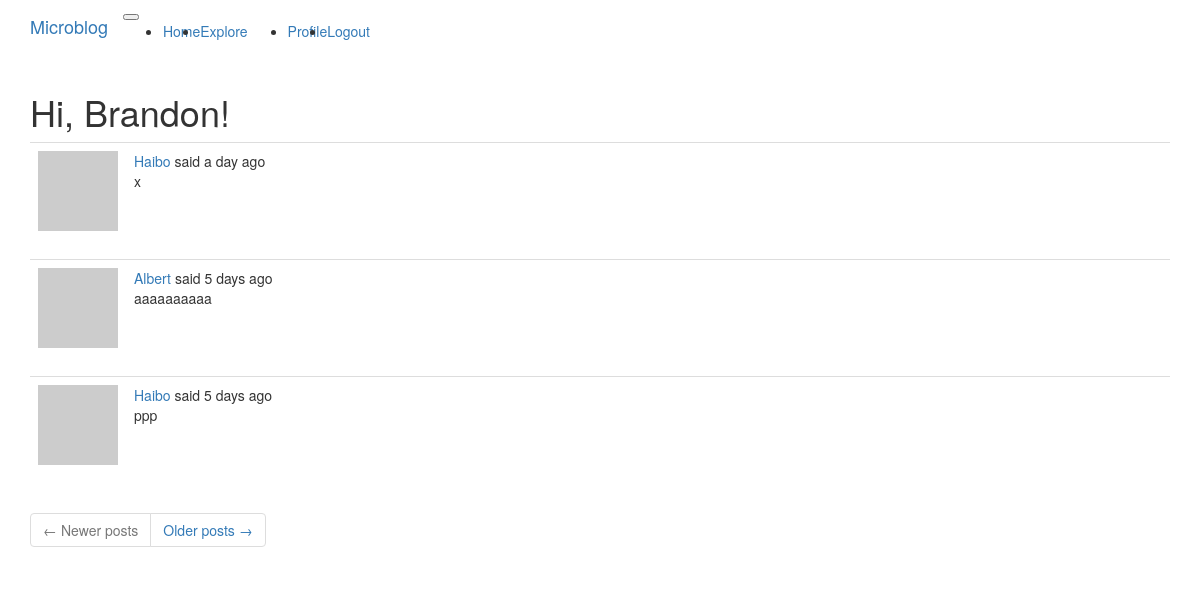
The page /explore (signed in) on the database its author committed.
### app/models.py (models this page shows, shortened)
class User(UserMixin, db.Model):
    id = db.Column(db.Integer, primary_key=True)
    username = db.Column(db.String(64), index=True, unique=True)
    email = db.Column(db.String(120), index=True, unique=True)
    password_hash = db.Column(db.String(128))
    posts = db.relationship('Post', backref='author', lazy='dynamic')
    about_me = db.Column(db.String(140))
    last_seen = db.Column(db.DateTime, default=datetime.utcnow)
    def avatar(self, size):
        digest = md5(self.email.lower().encode('utf-8')).hexdigest()
        return f'https://www.gravatar.com/avatar/{digest}?d=identicon&s={size}'
    followed = db.relationship(
        'User', secondary=followers,
        primaryjoin=(followers.c.follower_id == id),
        secondaryjoin=(followers.c.followed_id == id),
        backref=db.backref('followers', lazy='dynamic'), lazy='dynamic')

class Post(db.Model):
    id = db.Column(db.Integer, primary_key=True)
    body = db.Column(db.String(140))
    timestamp = db.Column(db.DateTime, index=True, default=datetime.utcnow)
    user_id = db.Column(db.Integer, db.ForeignKey('user.id'))

### app/routes.py (the view)
@app.route('/explore')
@login_required
def explore():
    page = request.args.get('page', 1, type=int)
    posts = Post.query.order_by(Post.timestamp.desc()).paginate(
        page=page, per_page=app.config['POSTS_PER_PAGE'], error_out=False)
    next_url = url_for('explore', page=posts.next_num) \
        if posts.has_next else None
    prev_url = url_for('explore', page=posts.prev_num) \
        if posts.has_prev else None
    return render_template('index.html', title='Explore', posts=posts.items,
                           next_url=next_url, prev_url=prev_url)

### app/__init__.py (called while the page is built)
def get_locale():
    return request.accept_languages.best_match(app.config['LANGUAGES'])

### app/models.py (called while the page is built)
@login.user_loader
def load_user(id):
    return User.query.get(int(id))

### app/routes.py (called while the page is built)
@app.before_request
def before_request():
    if current_user.is_authenticated:
        current_user.last_seen = datetime.utcnow()
        db.session.commit()
    g.locale = str(get_locale())

### app/templates/index.html (shortened to what this page needs)
{% extends "base.html" %}
{% import 'bootstrap/wtf.html' as wtf %}
{% block app_content %}
    <h1>{{ _('Hi, %(username)s!', username=current_user.username) }}</h1>
    {% for post in posts %}
        {% include '_post.html' %}
    {% endfor %}
    <nav aria-label="Post navigation">
        <ul class="pagination">
            <li class="page-item{% if not prev_url %} disabled{% endif %}">
                <a class="page-link" href="{{ prev_url }}">
                    <span aria-hidden="true">&larr;</span>  {{ _('Newer posts') }}
                </a>
            </li>
            <li class="page-item{% if not next_url %} disabled{% endif %}">
                <a class="page-link" href="{{ next_url }}">
                    {{ _('Older posts') }} <span aria-hidden="true">&rarr;</span>
                </a>
            </li>
        </ul>
    </nav>
{% endblock %}

### app/templates/_post.html (shortened to what this page needs)
    <table class="table table-hover">
        <tr>
            <td width="70px">
                <a href="{{ url_for('user', username=post.author.username) }}">
                    <img src="{{ post.author.avatar(70) }}" />
                </a>
            </td>
            <td>
                {{ _('%(username)s said %(when)s',
                    username=user_link, when=moment(post.timestamp).fromNow()) }}
                <br>
                {{ post.body }}
            </td>
        </tr>
    </table>

### rows shown on the page
Post: body "x"
Post: body "aaaaaaaaaa"
Post: body "ppp"
